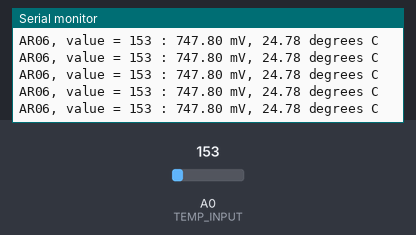
A sketch run on a simulated Arduino Uno, built with avr-gcc and run on an emulated ATmega328P. Shown: the last lines printed to the serial monitor. The inputs (shaded band) are chosen by the test bench; at power-on: A0 (TEMP_INPUT) = 153.

Above: at 1.2 s.
1.3 s: A0 (TEMP_INPUT) set to 132
At 1.35 s:
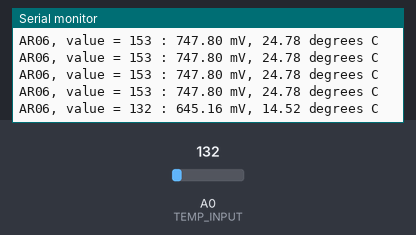
4.3 s: A0 (TEMP_INPUT) set to 109
At 4.34 s:
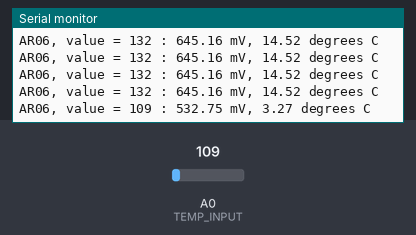
17.8 s: A0 (TEMP_INPUT) set to 196
At 17.81 s:
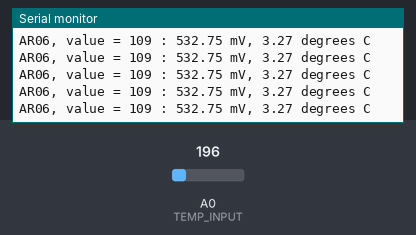
20.8 s: A0 (TEMP_INPUT) set to 220
At 20.84 s:
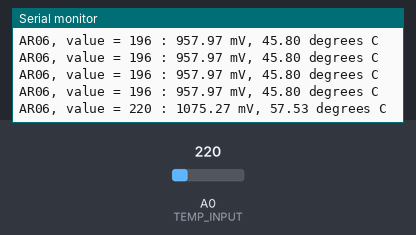
Timing chart, 0 to 23.8 s (numbered marks = the images above; inputs shaded):
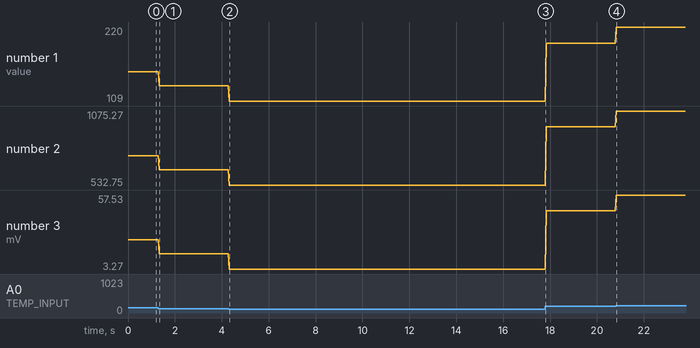

Measured:
- after the input at 1.3 s, the serial monitor: prints a new line at once (image 1)
- after the input at 4.3 s, the serial monitor: prints a new line at once (image 2)
- after the input at 20.8 s, the serial monitor: prints a new line at once (image 4)
- plotted number 1: 153 → 132 after the input at 1.3 s, 132 → 109 after the input at 4.3 s, 109 → 196 after the input at 17.8 s, 196 → 220 after the input at 20.8 s
- plotted number 2: 747.8 → 645.16 after the input at 1.3 s, 645.16 → 532.75 after the input at 4.3 s, 532.75 → 957.97 after the input at 17.8 s, 957.97 → 1075.27 after the input at 20.8 s
- plotted number 3: 24.78 → 14.52 after the input at 1.3 s, 14.52 → 3.27 after the input at 4.3 s, 3.27 → 45.8 after the input at 17.8 s, 45.8 → 57.53 after the input at 20.8 s

The sketch:

ARnn_tmp36_start.ino
```cpp
//
// AR00, TMP36 sensor
//

#define TEMP_INPUT 0
// or  int TEMP_INPUT = 0;

void setup() {
  Serial.begin(9600);
}

void loop() {
   //getting the voltage reading from the temperature sensor
  int value = analogRead(TEMP_INPUT);
  Serial.print("AR06, value = ");
  Serial.print(value);
  Serial.print(" : ");

   // converting that reading to voltage
   float voltage = value * 5.0 * 1000;  // in mV
   voltage /= 1023.0;

   // print out the voltage
   Serial.print(voltage);
   Serial.print(" mV, ");

   // now print out the temperature
   float temperatureC = (voltage - 500) / 10 ;
   Serial.print(temperatureC);
   Serial.println(" degrees C");

  delay(50);
}
```
